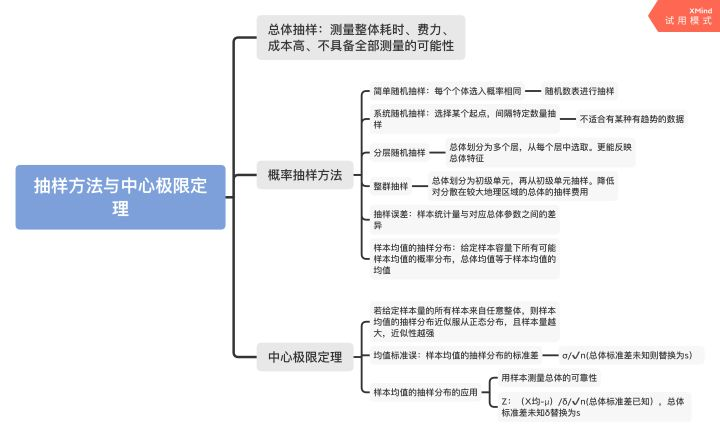
#> input picture 开发运维/杂项/统计知识/image/抽样方法.jpg, 720 x 437 px, found by its file name
$ python '图片.py'
#> lines starting #> are read from the running program, lines starting #| are printed output that depends on the picture
#%%
import numpy as np
import matplotlib.pyplot as plt
import matplotlib.image as mpimg

def rgb2gray(rgb):
    return np.dot(rgb[...,:3], [0.299, 0.587, 0.144])

img = mpimg.imread('../../../统计知识/抽样方法.jpg')
#> img is the input picture: shape (437, 720, 3); mean R, G, B 239.4, 239.9, 241.9
gray = rgb2gray(img)
#> in rgb2gray, `return np.dot(rgb[...,:3], [0.299, 0.587, 0.144])`:
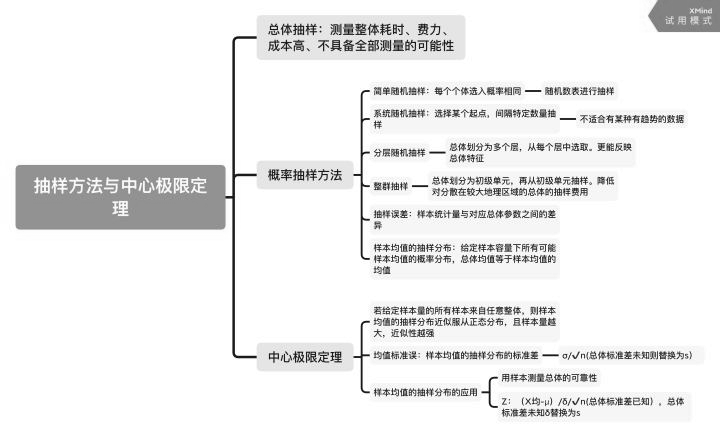
#> returned value: shape (437, 720) float64; min 27.81, max 262.6, mean 247.2; drawn with min black and max white
plt.imshow(gray, cmap = plt.get_cmap('gray'))

U, s, Vh = np.linalg.svd(gray)
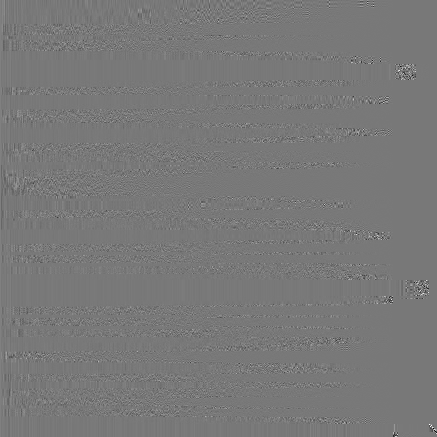
#> U: shape (437, 437) float64; min -0.819, max 0.908, mean 9.25e-05; drawn with min black and max white
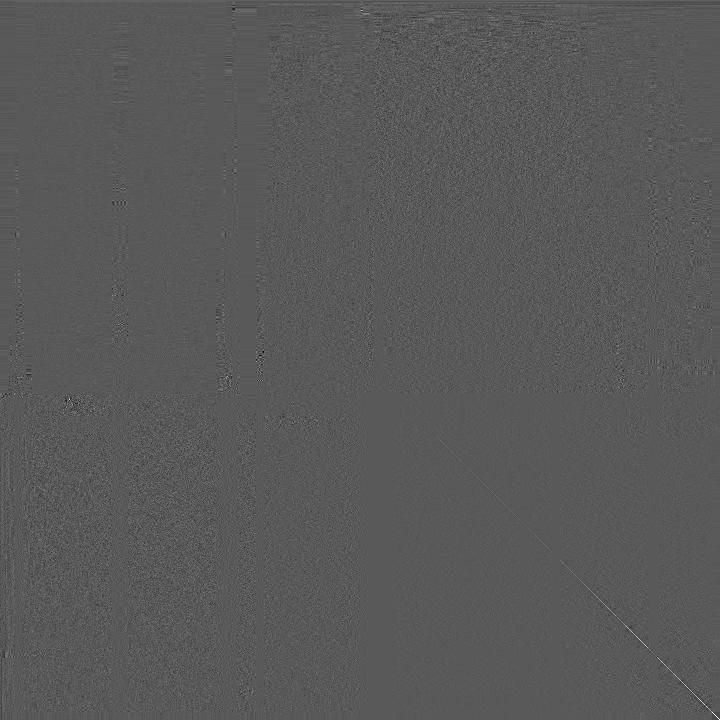
#> Vh: shape (720, 720) float64; min -0.48, max 0.891, mean 5.32e-05; drawn with min black and max white
#> s = 437 values, max 139080.6 at index 0, min 1.38e-11 at index 393, mean 698.8

def composite(U, s, Vh, n):
    print(U.shape,s.shape,Vh.shape)
    print(U[:, :n].shape,s[:n].shape,Vh[:n,:].shape)
    return np.dot(U[:, :n], np.dot(np.diag(s[:n]), Vh[:n,:]))

for i in [10, 20, 50]:
    new_img = composite(U, s, Vh, i)
    print(new_img.shape)
    plt.imshow(new_img, cmap='gray')
    title = "new_img_%s" % i
    plt.title(title)
    plt.show()
#> this loop made 3 passes
#> pass 1, `new_img = composite(U, s, Vh, i)`:
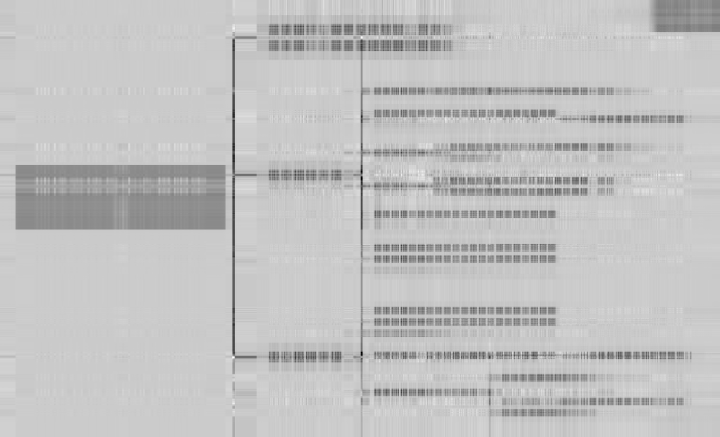
#> new_img: shape (437, 720) float64; min -65.09, max 346.1, mean 247.2; drawn with min black and max white
#> pass 2, `new_img = composite(U, s, Vh, i)`:
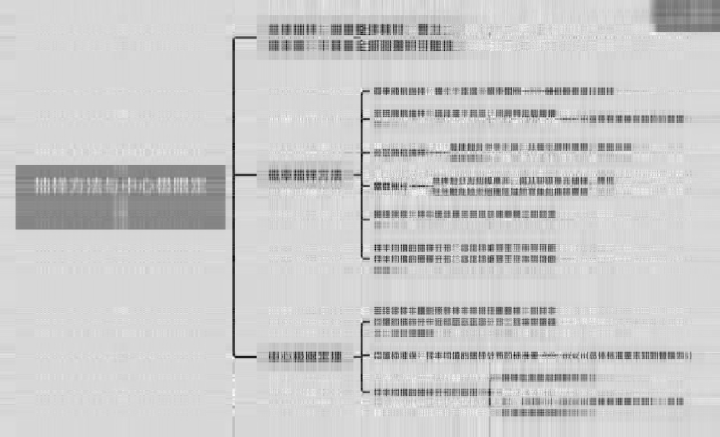
#> new_img: shape (437, 720) float64; min -7.53, max 312.2, mean 247.2; drawn with min black and max white

$ run again, with 开发运维/杂项/统计知识/image/p值.png saved as 开发运维/杂项/统计知识/image/抽样方法.jpg
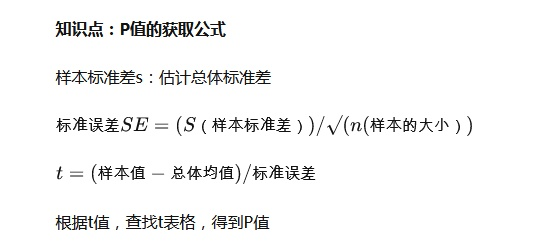
#> input picture 开发运维/杂项/统计知识/image/p值.png, 541 x 252 px, found by its file name
#> img is the input picture: shape (252, 541, 3); mean R, G, B 245.4, 245.5, 245.3
#> `U, s, Vh = np.linalg.svd(gray)`:
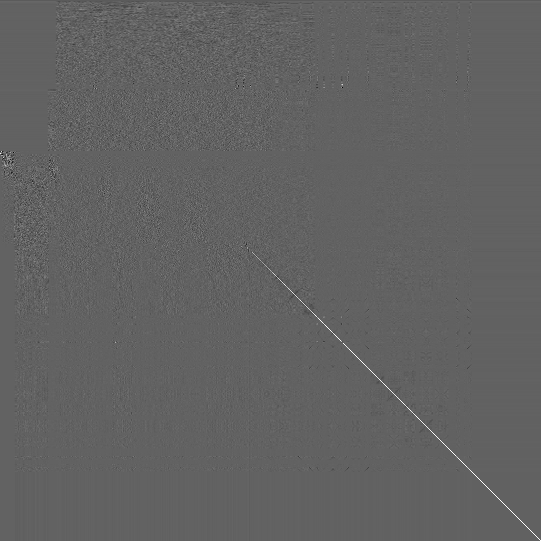
#> Vh: shape (541, 541) float64; min -0.624, max 0.995, mean -8.33e-05; drawn with min black and max white
#> s = 252 values, max 93585.1 at index 0, min 9.34e-12 at index 154, mean 779.2
#> the loop `for i in [10, 20, 50]:` made 3 passes
#> pass 3, `new_img = composite(U, s, Vh, i)`:
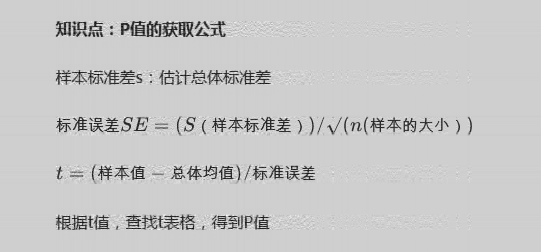
#> new_img: shape (252, 541) float64; min -46.51, max 333.9, mean 252.8; drawn with min black and max white
